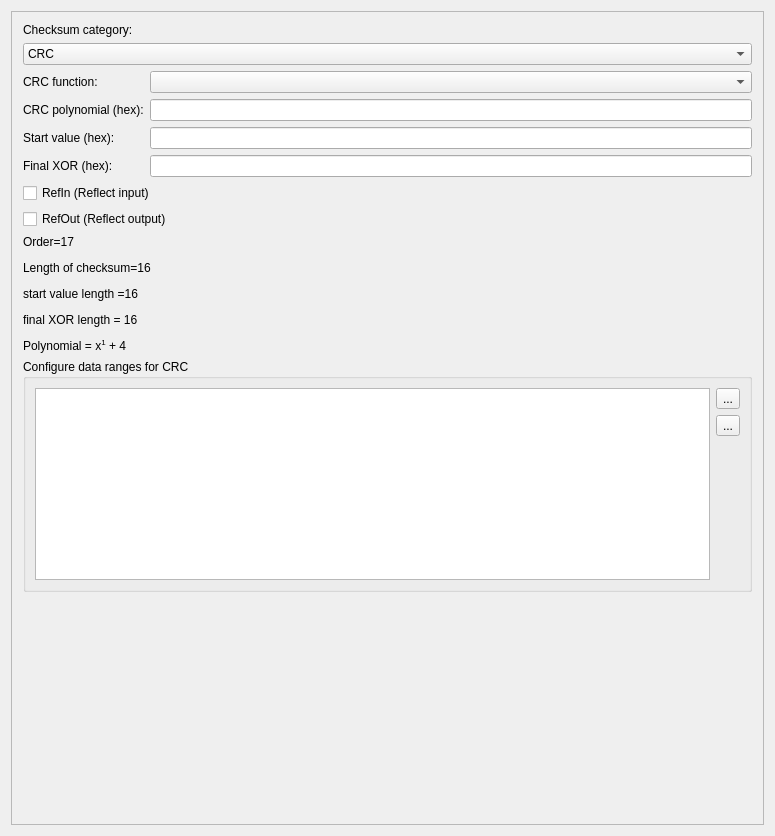
<?xml version="1.0" encoding="UTF-8"?>
<ui version="4.0">
 <class>ChecksumOptions</class>
 <widget class="QWidget" name="ChecksumOptions">
  <property name="geometry">
   <rect>
    <x>0</x>
    <y>0</y>
    <width>775</width>
    <height>836</height>
   </rect>
  </property>
  <property name="windowTitle">
   <string>Configure Checksum</string>
  </property>
  <layout class="QGridLayout" name="gridLayout">
   <item row="1" column="0" colspan="2">
    <widget class="QScrollArea" name="scrollArea">
     <property name="widgetResizable">
      <bool>true</bool>
     </property>
     <widget class="QWidget" name="scrollAreaWidgetContents">
      <property name="geometry">
       <rect>
        <x>0</x>
        <y>0</y>
        <width>751</width>
        <height>812</height>
       </rect>
      </property>
      <layout class="QVBoxLayout" name="verticalLayout_3">
       <property name="leftMargin">
        <number>11</number>
       </property>
       <property name="topMargin">
        <number>11</number>
       </property>
       <property name="rightMargin">
        <number>11</number>
       </property>
       <property name="bottomMargin">
        <number>11</number>
       </property>
       <item>
        <widget class="QLabel" name="label_4">
         <property name="text">
          <string>Checksum category:</string>
         </property>
        </widget>
       </item>
       <item>
        <widget class="QComboBox" name="comboBoxCategory">
         <item>
          <property name="text">
           <string>CRC</string>
          </property>
         </item>
         <item>
          <property name="text">
           <string>Wireless Short Packet Checksum</string>
          </property>
         </item>
        </widget>
       </item>
       <item>
        <widget class="QStackedWidget" name="stackedWidget">
         <property name="currentIndex">
          <number>0</number>
         </property>
         <widget class="QWidget" name="page_crc">
          <layout class="QGridLayout" name="gridLayout_2">
           <property name="leftMargin">
            <number>0</number>
           </property>
           <property name="topMargin">
            <number>0</number>
           </property>
           <property name="rightMargin">
            <number>0</number>
           </property>
           <property name="bottomMargin">
            <number>0</number>
           </property>
           <item row="3" column="1">
            <widget class="QLineEdit" name="lineEditFinalXOR"/>
           </item>
           <item row="1" column="0">
            <widget class="QLabel" name="label_5">
             <property name="text">
              <string>CRC polynomial (hex):</string>
             </property>
            </widget>
           </item>
           <item row="7" column="0" colspan="2">
            <widget class="QGroupBox" name="groupBox">
             <property name="title">
              <string>Configure data ranges for CRC</string>
             </property>
             <layout class="QHBoxLayout" name="horizontalLayout">
              <item>
               <widget class="QTableView" name="tableViewDataRanges">
                <attribute name="horizontalHeaderHighlightSections">
                 <bool>false</bool>
                </attribute>
                <attribute name="verticalHeaderCascadingSectionResizes">
                 <bool>false</bool>
                </attribute>
                <attribute name="verticalHeaderHighlightSections">
                 <bool>false</bool>
                </attribute>
               </widget>
              </item>
              <item>
               <layout class="QVBoxLayout" name="verticalLayout">
                <item>
                 <widget class="QToolButton" name="btnAddRange">
                  <property name="text">
                   <string>...</string>
                  </property>
                  <property name="icon">
                   <iconset theme="list-add">
                    <normaloff>../../../</normaloff>../../../</iconset>
                  </property>
                 </widget>
                </item>
                <item>
                 <widget class="QToolButton" name="btnRemoveRange">
                  <property name="text">
                   <string>...</string>
                  </property>
                  <property name="icon">
                   <iconset theme="list-remove">
                    <normaloff>../../../</normaloff>../../../</iconset>
                  </property>
                 </widget>
                </item>
                <item>
                 <spacer name="verticalSpacer_2">
                  <property name="orientation">
                   <enum>Qt::Vertical</enum>
                  </property>
                  <property name="sizeHint" stdset="0">
                   <size>
                    <width>20</width>
                    <height>40</height>
                   </size>
                  </property>
                 </spacer>
                </item>
               </layout>
              </item>
             </layout>
            </widget>
           </item>
           <item row="2" column="1">
            <widget class="QLineEdit" name="lineEditStartValue"/>
           </item>
           <item row="0" column="0">
            <widget class="QLabel" name="label_3">
             <property name="text">
              <string>CRC function:</string>
             </property>
            </widget>
           </item>
           <item row="3" column="0">
            <widget class="QLabel" name="label_2">
             <property name="text">
              <string>Final XOR (hex):</string>
             </property>
            </widget>
           </item>
           <item row="2" column="0">
            <widget class="QLabel" name="label">
             <property name="text">
              <string>Start value (hex):</string>
             </property>
            </widget>
           </item>
           <item row="1" column="1">
            <widget class="QLineEdit" name="lineEditCRCPolynomial"/>
           </item>
           <item row="0" column="1">
            <widget class="QComboBox" name="comboBoxCRCFunction"/>
           </item>
           <item row="6" column="0" colspan="2">
            <widget class="QLabel" name="label_crc_info">
             <property name="text">
              <string>&lt;html&gt;&lt;head/&gt;&lt;body&gt;&lt;p&gt;Order=17&lt;/p&gt;&lt;p&gt;Length of checksum=16&lt;/p&gt;&lt;p&gt;start value length =16&lt;/p&gt;&lt;p&gt;final XOR length = 16&lt;/p&gt;&lt;p&gt;Polynomial = x&lt;span style=&quot; vertical-align:super;&quot;&gt;1&lt;/span&gt; + 4&lt;/p&gt;&lt;/body&gt;&lt;/html&gt;</string>
             </property>
             <property name="wordWrap">
              <bool>true</bool>
             </property>
            </widget>
           </item>
           <item row="4" column="0" colspan="2">
            <widget class="QCheckBox" name="checkBoxRefIn">
             <property name="text">
              <string>RefIn (Reflect input)</string>
             </property>
            </widget>
           </item>
           <item row="5" column="0" colspan="2">
            <widget class="QCheckBox" name="checkBoxRefOut">
             <property name="text">
              <string>RefOut (Reflect output)</string>
             </property>
            </widget>
           </item>
          </layout>
         </widget>
         <widget class="QWidget" name="page_wsp">
          <layout class="QVBoxLayout" name="verticalLayout_2">
           <item>
            <widget class="QLabel" name="label_6">
             <property name="text">
              <string>&lt;html&gt;&lt;head/&gt;&lt;body&gt;&lt;p&gt;The Wireless Short Packet (WSP) standard uses three different checksums. URH can automatically detect the used checksum algorithm from the message. However, you can enforce the usage of a certain checksum if you need to.&lt;/p&gt;&lt;p&gt;With &lt;span style=&quot; font-weight:600;&quot;&gt;Automatic&lt;/span&gt; setting, checksums are chosen by these rules (as defined in &lt;a href=&quot;http://hes-standards.org/doc/SC25_WG1_N1493.pdf&quot;&gt;&lt;span style=&quot; text-decoration: underline; color:#0000ff;&quot;&gt;WSP standard&lt;/span&gt;&lt;/a&gt;):&lt;/p&gt;&lt;p&gt;1) 4 Bit Checksum - For Switch Telegram (RORG=5 or 6 and STATUS = 0x20 or 0x30)&lt;/p&gt;&lt;p&gt;2) 8 Bit Checksum: STATUS bit 2&lt;sup&gt;7&lt;/sup&gt; = 0&lt;/p&gt;&lt;p&gt;3) 8 Bit CRC: STATUS bit 2&lt;sup&gt;7&lt;/sup&gt; = 1&lt;/p&gt;&lt;/body&gt;&lt;/html&gt;</string>
             </property>
             <property name="alignment">
              <set>Qt::AlignJustify|Qt::AlignVCenter</set>
             </property>
             <property name="wordWrap">
              <bool>true</bool>
             </property>
            </widget>
           </item>
           <item>
            <widget class="QRadioButton" name="radioButtonWSPAuto">
             <property name="text">
              <string>Automatic (recommended)</string>
             </property>
            </widget>
           </item>
           <item>
            <widget class="QRadioButton" name="radioButtonWSPChecksum4">
             <property name="text">
              <string>Force Checksum4</string>
             </property>
            </widget>
           </item>
           <item>
            <widget class="QRadioButton" name="radioButtonWSPChecksum8">
             <property name="text">
              <string>Force Checksum8</string>
             </property>
            </widget>
           </item>
           <item>
            <widget class="QRadioButton" name="radioButtonWSPCRC8">
             <property name="text">
              <string>Force CRC8</string>
             </property>
            </widget>
           </item>
           <item>
            <spacer name="verticalSpacer_3">
             <property name="orientation">
              <enum>Qt::Vertical</enum>
             </property>
             <property name="sizeHint" stdset="0">
              <size>
               <width>20</width>
               <height>40</height>
              </size>
             </property>
            </spacer>
           </item>
          </layout>
         </widget>
        </widget>
       </item>
       <item>
        <spacer name="verticalSpacer">
         <property name="orientation">
          <enum>Qt::Vertical</enum>
         </property>
         <property name="sizeHint" stdset="0">
          <size>
           <width>20</width>
           <height>107</height>
          </size>
         </property>
        </spacer>
       </item>
      </layout>
     </widget>
    </widget>
   </item>
  </layout>
 </widget>
 <tabstops>
  <tabstop>comboBoxCRCFunction</tabstop>
  <tabstop>lineEditCRCPolynomial</tabstop>
  <tabstop>lineEditStartValue</tabstop>
  <tabstop>lineEditFinalXOR</tabstop>
  <tabstop>tableViewDataRanges</tabstop>
  <tabstop>btnAddRange</tabstop>
  <tabstop>radioButtonWSPAuto</tabstop>
  <tabstop>btnRemoveRange</tabstop>
  <tabstop>radioButtonWSPChecksum4</tabstop>
  <tabstop>radioButtonWSPChecksum8</tabstop>
  <tabstop>radioButtonWSPCRC8</tabstop>
 </tabstops>
 <resources/>
 <connections/>
</ui>
